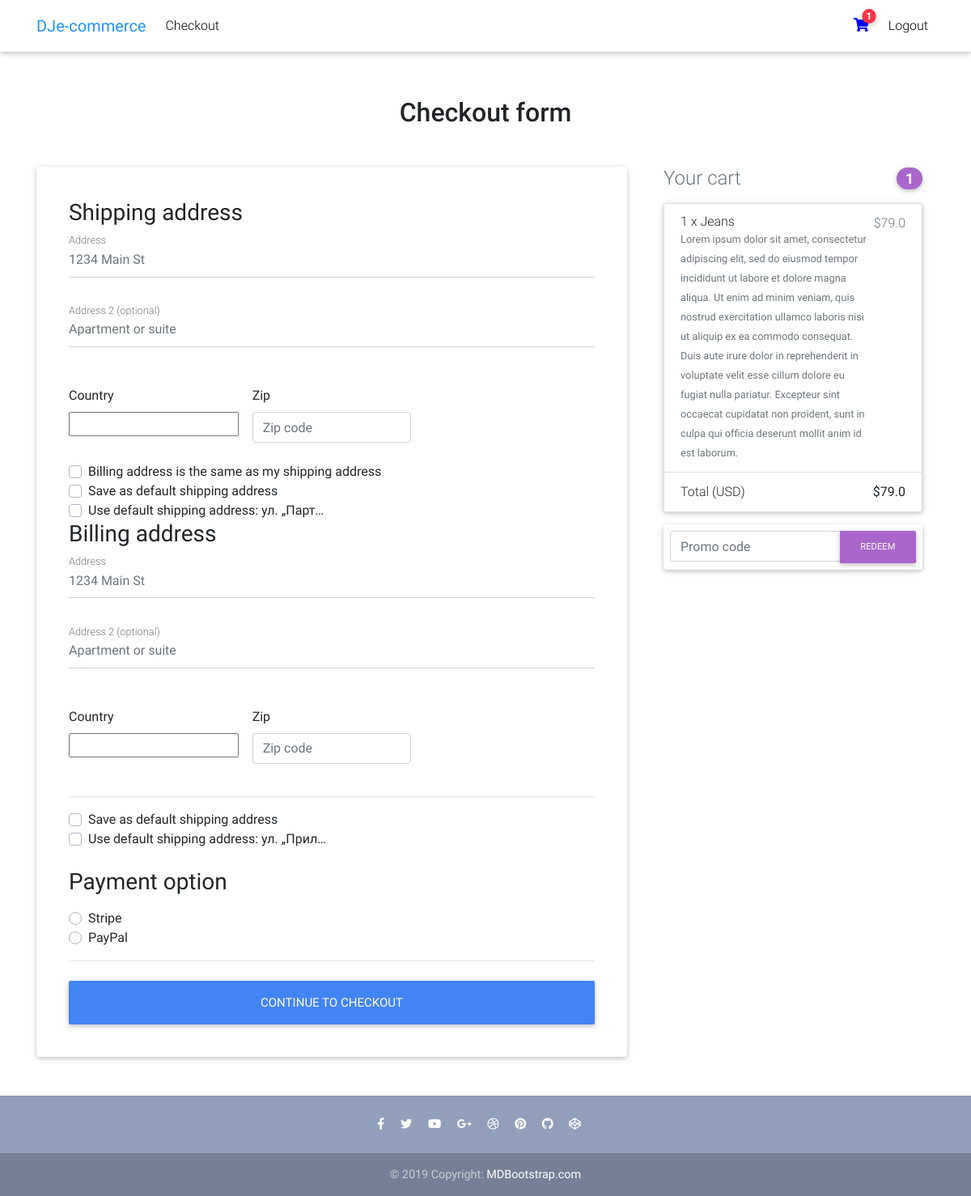
/checkout/ (signed in), run on an earlier commit of the app's database.
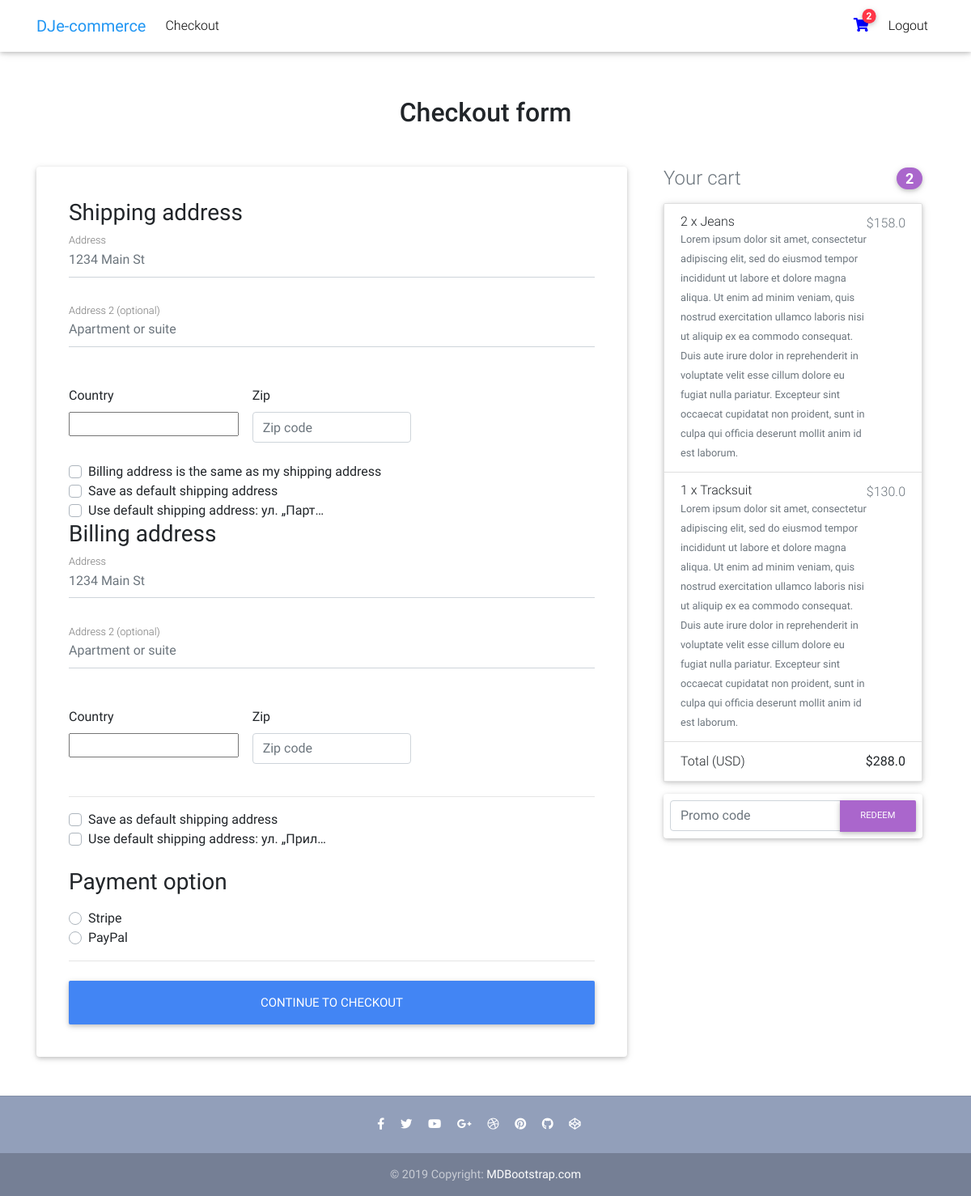
And on a later commit of the database.
### core/models.py (models this page shows, shortened)
class Order(models.Model):
    user = models.ForeignKey(settings.AUTH_USER_MODEL, on_delete=models.CASCADE)
    ref_code = models.CharField(max_length=20,blank=True, null=True)
    items = models.ManyToManyField(OrderItem)
    start_date = models.DateTimeField(auto_now_add=True)
    ordered_date = models.DateTimeField()
    ordered = models.BooleanField(default=False)
    shipping_address = models.ForeignKey('Address', related_name="shipping_address", on_delete=models.SET_NULL, blank=True, null=True)
    billing_address = models.ForeignKey('Address', related_name="billing_address", on_delete=models.SET_NULL, blank=True, null=True)
    payment = models.ForeignKey('Payment', on_delete=models.SET_NULL, blank=True, null=True)
    coupon = models.ForeignKey('Coupon', on_delete=models.SET_NULL, blank=True, null=True)
    being_delivered = models.BooleanField(default=False)
    received = models.BooleanField(default=False)
    refund_requested = models.BooleanField(default=False)
    refund_granted = models.BooleanField(default=False)
    def get_total(self):
        total = 0
        for order_item in self.items.all():
            total += order_item.get_final_price()
        if self.coupon:
            total -= self.coupon.amount
        return total

class OrderItem(models.Model):
    user = models.ForeignKey(settings.AUTH_USER_MODEL, on_delete=models.CASCADE)
    ordered = models.BooleanField(default=False)
    item = models.ForeignKey(Item, on_delete=models.CASCADE)
    quantity = models.IntegerField(default=1)
    def get_total_item_price(self):
        return self.quantity * self.item.price
    def get_final_price(self):
        if self.item.discount_price:
            return self.get_total_discount_item_price()
        return self.get_total_item_price()

class Item(models.Model):
    title = models.CharField(max_length=100)
    price = models.FloatField()
    discount_price = models.FloatField(blank=True, null=True)
    category = models.CharField(choices=CATEGORY_CHOICES, max_length=2, default="S")
    label = models.CharField(choices=LABEL_CHOICES, max_length=1, default="P")
    slug = models.SlugField()
    image_url = models.CharField(max_length=2083, default=False)
    description = models.TextField(default="") #models.ImageField()

### core/views.py (the view, shortened to what this page needs)
# urls.py: path("checkout/", views.CheckoutView.as_view(), name="checkout"),
class CheckoutView(View):
    def get(self, *args, **kwargs):
        try:
            order = Order.objects.get(user=self.request.user, ordered=False)
            form = CheckoutForm()
            context = {
                "form":form,
                'couponform': CouponForm,
                "order":order,
                "DISPLAY_COUPON_FORM": True
            }
            shipping_address_qs = Address.objects.filter(
                user=self.request.user,
                address_type = 'S',
                default = True
            )
            if shipping_address_qs.exists():
                context.update({'default_shipping_address':shipping_address_qs[0]})
            billing_address_qs = Address.objects.filter(
                user=self.request.user,
                address_type = 'B',
                default = True
            )
            if billing_address_qs.exists():
                context.update({'default_billing_address':billing_address_qs[0]})
            return render(self.request, "checkout.html", context)
        except ObjectDoesNotExist:
            messages.info(self.request, "You don't have an active order")
            return redirect("core:checkout")

### core/templatetags/cart_template_tags.py (called while the page is built)
@register.filter
def cart_item_count(user):
    if user.is_authenticated:
        qs = Order.objects.filter(user=user, ordered = False)
        if qs.exists():
            return qs[0].items.count()
    return 0

### templates/checkout.html (shortened to what the changed rows need)
{% extends "base.html" %} {% load crispy_forms_tags %} {% block content %}
<main>
  <div class="container wow fadeIn">
    <h2 class="my-5 h2 text-center">Checkout form</h2>
    <div class="row">
      <div class="col-md-8 mb-4">
        <div class="card" style="padding: 20px">
          <form method="POST" class="card-body">
<br>
            <div class="d-block my-3">
              {% for value, name in form.fields.payment_option.choices %}
              <div class="custom-control custom-radio">
                <label class="custom-control-label" for="{{ name }}"
                  >{{ name }}</label
                >
              </div>
              {% endfor %}
            </div>
          </form>
        </div>
      </div>
      <div class="col-md-4 mb-4">{% include "order_snippet.html" %}</div>
    </div>
  </div>
</main>
{% endblock content %}

### templates/navbar.html (shortened to what this page needs)
{% load cart_template_tags %} {% load static %}
<nav
  class="navbar fixed-top navbar-expand-lg navbar-light white scrolling-navbar"
>
  <div class="container">
    <a class="navbar-brand waves-effect" href="/">
      <strong class="blue-text">DJe-commerce</strong>
    </a>
    <ul class="navbar-nav me-auto mb-2 mb-lg-0">
      <li class="nav-item">
        <a class="nav-link" href="{% url 'core:checkout' %}">Checkout</a>
      </li>
    </ul>
    <div class="collapse navbar-collapse" id="navbarSupportedContent">
      {% if request.user.is_authenticated %}
      <div class="d-flex justify-content-center align-items-center">
        <a class="nav-link me-3 position-relative" href="{% url 'core:order-summary' %}">
          <i
            class="fas fa-shopping-cart"
            style="font-size: 17px; color: blue"
          ></i>
          <span
            class="position-absolute top-0 start-100 translate-middle badge rounded-pill bg-danger"
            style="
              font-size: 12px;
              padding: 3px 5px;
              transform: translate(-50%, -50%);
            "
          >
            {{ request.user|cart_item_count }}
          </span>
        </a>
      </div>
      <ul class="navbar-nav nav-flex-icons">
        <li class="nav-item">
          <a
            class="nav-link waves-effect"
            href="{% url 'core:account_logout' %}"
          >
            <span class="clearfix d-none d-sm-inline-block"> Logout </span>
          </a>
        </li>
        {% endif %}
      </ul>
    </div>
  </div>
</nav>

### templates/order_snippet.html (shortened to what this page needs)
<div class="col-md-12 mb-4">
    <h4 class="d-flex justify-content-between align-items-center mb-3">
    <span class="text-muted">Your cart</span>
    <span class="badge badge-secondary badge-pill">{{ order.items.count }}</span>
    </h4>
    <ul class="list-group mb-3 z-depth-1">
    {% for order_item in order.items.all %}
    <li class="list-group-item d-flex justify-content-between lh-condensed">
        <div>
        <h6 class="my-0">{{ order_item.quantity }} x {{ order_item.item.title}}</h6>
        <small class="text-muted">{{ order_item.item.description}}</small>
        </div>
        <span class="text-muted">${{ order_item.get_final_price }}</span>
    </li>
    {% endfor %}
    <li class="list-group-item d-flex justify-content-between">
        <span>Total (USD)</span>
        <strong>${{ order.get_total }}
    </li>
    </ul>
    {% if DISPLAY_COUPON_FORM %}
    <form class="card p-2" action="{% url 'core:add-coupon' %}"  method="POST">
        <div class="input-group">
            {{ couponform.code }}
            <div class="input-group-append">
                <button class="btn btn-secondary btn-md waves-effect m-0" type="submit">Redeem</button>
            </div>
        </div>
    </form>
    {% endif %}
</div>

What changed in the data, as far as the page shows it:
changed through a linked row, Order: items.count "1" → "2"; get_total "79.0" → "288.0"
changed OrderItem "Jeans": quantity "1" → "2"; get_final_price "79.0" → "158.0"
added OrderItem: quantity "1", item "Tracksuit", item.description "Lorem ipsum dolor sit amet, consectetur adipiscing elit, sed do eiusmod tempor incididunt ut labore et dolore magna aliqua. Ut enim ad minim veniam, quis nostrud exercitation ullamco laboris nisi ut aliquip ex ea commodo consequat. Duis aute irure dolor in reprehenderit in voluptate velit esse cillum dolore eu fugiat nulla pariatur. Excepteur sint occaecat cupidatat non proident, sunt in culpa qui officia deserunt mollit anim id est laborum.", get_final_price "130.0"
Also different on the page:
{{ request.user|cart_item_count }}: "1" → "2"
